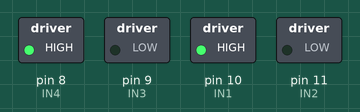
Simulated run of this sketch. Board: Arduino Uno, built with avr-gcc and run on an emulated ATmega328P. On the bench: switched loads named in the sketch (green lamp = pin HIGH).

Above: at 0.1 s.
Timing chart, 0 to 1.6 s (numbered marks = the images above):
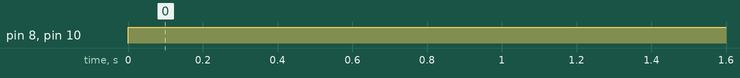

The sketch:

20240501.ino
```cpp
//C++ code
//
#define IN1 10 // 핀 번호는 자신의 환경에 맞도록 설정
#define IN2 11
// #define ENR 9
#define IN3 9
#define IN4 8
// #define ENL 10

void setup()
{
    //pinMode (LED BUILTIN, OUTPUT);
    pinMode (IN1, OUTPUT);
    pinMode (IN2, OUTPUT);
    pinMode (IN3, OUTPUT);
    pinMode (IN4, OUTPUT);
//    pinMode (ENL, OUTPUT);
////    pinMode (ENR, OUTPUT);
}

void motor_l(int speed)
{
  if (speed >=0)
  {
    digitalWrite(IN1, LOW);
    digitalWrite(IN2, HIGH);
    //analogWrite (ENL, speed); // 0-255
  }
  else
  {
    digitalWrite(IN1, HIGH);
    digitalWrite(IN2, LOW);
    //analogWrite (ENL, -speed);
  }
}

void motor_r(int speed)
{
  if (speed >=0)
  {
    digitalWrite(IN3, LOW);
    digitalWrite(IN4, HIGH);
   // analogWrite (ENR, speed); // 0-255
  }
  else
  {
    digitalWrite(IN3, HIGH);
    digitalWrite(IN4, LOW);
    //analogWrite (ENR, -speed);
  }
}

void loop()
{
    motor_l(-25);
    motor_r(25);
}
```

Measured:
- by itself, pin 8 (IN4), pin 10 (IN1): LOW → HIGH at 0.00 s
